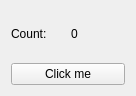
<?xml version="1.0" encoding="UTF-8"?>
<ui version="4.0">
 <class>Widget</class>
 <widget class="QWidget" name="Widget">
  <property name="geometry">
   <rect>
    <x>0</x>
    <y>0</y>
    <width>136</width>
    <height>96</height>
   </rect>
  </property>
  <property name="windowTitle">
   <string>Widget</string>
  </property>
  <layout class="QVBoxLayout" name="verticalLayout">
   <item>
    <layout class="QHBoxLayout" name="horizontalLayout">
     <item>
      <widget class="QLabel" name="countLabel">
       <property name="text">
        <string>Count:</string>
       </property>
      </widget>
     </item>
     <item>
      <widget class="QLabel" name="incrementLabel">
       <property name="text">
        <string>0</string>
       </property>
      </widget>
     </item>
    </layout>
   </item>
   <item>
    <widget class="QPushButton" name="countButton">
     <property name="text">
      <string>Click me</string>
     </property>
    </widget>
   </item>
  </layout>
 </widget>
 <resources/>
 <connections/>
</ui>
